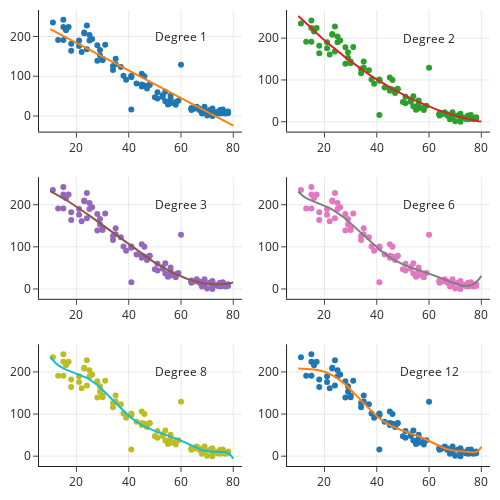

The notebook cell saved with this chart:
### Markdown cell above
We can also visualize the different polynomial fits in separate facets:

### Code cell
ys = [make_ys(mod=mods[j], deg=degrees[j], xs=xs) for j in range(6)]

fig = make_subplots(rows=3, cols=2)

for i, degree in enumerate([1, 2, 3, 6, 8, 12]):
    row = (i // 2) + 1
    col = (i % 2) + 1
    fig.add_trace(
        go.Scatter(x=X["temp"], y=y, mode="markers"), row=row, col=col)
    fig.add_trace(go.Scatter(x=xs, y=ys[i]), row=row, col=col)
    fig.add_annotation(
        x=60, y=200, text=f"Degree {degree}",
        showarrow=False, row=row, col=col)

fig.update_layout(height=500, width=500, showlegend=False)
fig.show()
